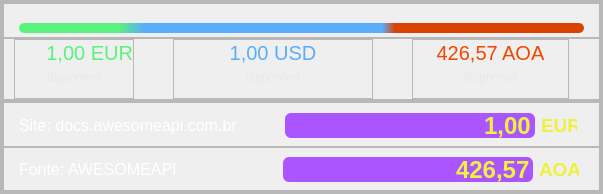
              <widget class="QFrame" name="frame_79">
               <property name="frameShape">
                <enum>QFrame::StyledPanel</enum>
               </property>
               <property name="frameShadow">
                <enum>QFrame::Raised</enum>
               </property>
               <layout class="QVBoxLayout" name="verticalLayout_104">
                <property name="spacing">
                 <number>0</number>
                </property>
                <property name="leftMargin">
                 <number>0</number>
                </property>
                <property name="topMargin">
                 <number>0</number>
                </property>
                <property name="rightMargin">
                 <number>0</number>
                </property>
                <property name="bottomMargin">
                 <number>0</number>
                </property>
                <item>
                 <widget class="QFrame" name="frame_61">
                  <property name="frameShape">
                   <enum>QFrame::StyledPanel</enum>
                  </property>
                  <property name="frameShadow">
                   <enum>QFrame::Raised</enum>
                  </property>
                  <layout class="QVBoxLayout" name="verticalLayout_105">
                   <property name="spacing">
                    <number>0</number>
                   </property>
                   <property name="leftMargin">
                    <number>0</number>
                   </property>
                   <property name="topMargin">
                    <number>0</number>
                   </property>
                   <property name="rightMargin">
                    <number>0</number>
                   </property>
                   <property name="bottomMargin">
                    <number>0</number>
                   </property>
                   <item>
                    <widget class="QFrame" name="frame_64">
                     <property name="frameShape">
                      <enum>QFrame::StyledPanel</enum>
                     </property>
                     <property name="frameShadow">
                      <enum>QFrame::Raised</enum>
                     </property>
                     <layout class="QVBoxLayout" name="verticalLayout_106">
                      <property name="spacing">
                       <number>0</number>
                      </property>
                      <property name="leftMargin">
                       <number>0</number>
                      </property>
                      <property name="topMargin">
                       <number>0</number>
                      </property>
                      <property name="rightMargin">
                       <number>0</number>
                      </property>
                      <property name="bottomMargin">
                       <number>0</number>
                      </property>
                      <item>
                       <widget class="QFrame" name="frame_80">
                        <property name="minimumSize">
                         <size>
                          <width>0</width>
                          <height>35</height>
                         </size>
                        </property>
                        <property name="maximumSize">
                         <size>
                          <width>16777215</width>
                          <height>35</height>
                         </size>
                        </property>
                        <property name="frameShape">
                         <enum>QFrame::StyledPanel</enum>
                        </property>
                        <property name="frameShadow">
                         <enum>QFrame::Raised</enum>
                        </property>
                        <layout class="QVBoxLayout" name="verticalLayout_107">
                         <property name="spacing">
                          <number>0</number>
                         </property>
                         <property name="leftMargin">
                          <number>15</number>
                         </property>
                         <property name="topMargin">
                          <number>15</number>
                         </property>
                         <property name="rightMargin">
                          <number>15</number>
                         </property>
                         <property name="bottomMargin">
                          <number>0</number>
                         </property>
                         <item>
                          <widget class="QProgressBar" name="progressBar_8">
                           <property name="maximumSize">
                            <size>
                             <width>16777215</width>
                             <height>10</height>
                            </size>
                           </property>
                           <property name="styleSheet">
                            <string notr="true">QProgressBar::chunk{
	background-color: qlineargradient(spread:pad, x1:0, y1:1, x2:1, y2:1, stop:0.176136 rgba(89, 242, 124, 255), stop:0.221591 rgba(90, 172, 252, 255), stop:0.642045 rgba(90, 173, 253, 255), stop:0.664773 rgba(218, 66, 0, 255));
border-radius:5px;}

QProgressBar{
border-radius:5px;
}</string>
                           </property>
                           <property name="value">
                            <number>100</number>
                           </property>
                           <property name="textVisible">
                            <bool>false</bool>
                           </property>
                           <property name="invertedAppearance">
                            <bool>true</bool>
                           </property>
                          </widget>
                         </item>
                        </layout>
                       </widget>
                      </item>
                      <item>
                       <widget class="QFrame" name="frame_81">
                        <property name="frameShape">
                         <enum>QFrame::StyledPanel</enum>
                        </property>
                        <property name="frameShadow">
                         <enum>QFrame::Raised</enum>
                        </property>
                        <layout class="QHBoxLayout" name="horizontalLayout_27">
                         <property name="spacing">
                          <number>0</number>
                         </property>
                         <property name="leftMargin">
                          <number>10</number>
                         </property>
                         <property name="topMargin">
                          <number>0</number>
                         </property>
                         <property name="rightMargin">
                          <number>30</number>
                         </property>
                         <property name="bottomMargin">
                          <number>0</number>
                         </property>
                         <item>
                          <widget class="QFrame" name="frame_82">
                           <property name="minimumSize">
                            <size>
                             <width>120</width>
                             <height>60</height>
                            </size>
                           </property>
                           <property name="maximumSize">
                            <size>
                             <width>120</width>
                             <height>60</height>
                            </size>
                           </property>
                           <property name="frameShape">
                            <enum>QFrame::StyledPanel</enum>
                           </property>
                           <property name="frameShadow">
                            <enum>QFrame::Raised</enum>
                           </property>
                           <layout class="QVBoxLayout" name="verticalLayout_108">
                            <property name="spacing">
                             <number>0</number>
                            </property>
                            <property name="leftMargin">
                             <number>0</number>
                            </property>
                            <property name="topMargin">
                             <number>0</number>
                            </property>
                            <property name="rightMargin">
                             <number>0</number>
                            </property>
                            <item>
                             <widget class="QLabel" name="label_125">
                              <property name="font">
                               <font>
                                <pointsize>15</pointsize>
                               </font>
                              </property>
                              <property name="styleSheet">
                               <string notr="true">color: rgb(89, 242, 124);</string>
                              </property>
                              <property name="text">
                               <string>1,00 EUR</string>
                              </property>
                              <property name="alignment">
                               <set>Qt::AlignRight|Qt::AlignTrailing|Qt::AlignVCenter</set>
                              </property>
                             </widget>
                            </item>
                            <item>
                             <widget class="QLabel" name="label_126">
                              <property name="styleSheet">
                               <string notr="true">color: rgb(232, 232, 232);</string>
                              </property>
                              <property name="text">
                               <string>disponivel</string>
                              </property>
                              <property name="alignment">
                               <set>Qt::AlignCenter</set>
                              </property>
                             </widget>
                            </item>
                           </layout>
                          </widget>
                         </item>
                         <item>
                          <spacer name="horizontalSpacer_36">
                           <property name="orientation">
                            <enum>Qt::Horizontal</enum>
                           </property>
                           <property name="sizeHint" stdset="0">
                            <size>
                             <width>6</width>
                             <height>20</height>
                            </size>
                           </property>
                          </spacer>
                         </item>
                         <item>
                          <widget class="QFrame" name="frame_135">
                           <property name="minimumSize">
                            <size>
                             <width>200</width>
                             <height>0</height>
                            </size>
                           </property>
                           <property name="maximumSize">
                            <size>
                             <width>200</width>
                             <height>16777215</height>
                            </size>
                           </property>
                           <property name="frameShape">
                            <enum>QFrame::StyledPanel</enum>
                           </property>
                           <property name="frameShadow">
                            <enum>QFrame::Raised</enum>
                           </property>
                           <layout class="QVBoxLayout" name="verticalLayout_109">
                            <property name="spacing">
                             <number>0</number>
                            </property>
                            <property name="leftMargin">
                             <number>0</number>
                            </property>
                            <property name="topMargin">
                             <number>0</number>
                            </property>
                            <property name="rightMargin">
                             <number>0</number>
                            </property>
                            <item>
                             <widget class="QLabel" name="label_127">
                              <property name="minimumSize">
                               <size>
                                <width>175</width>
                                <height>0</height>
                               </size>
                              </property>
                              <property name="font">
                               <font>
                                <pointsize>15</pointsize>
                               </font>
                              </property>
                              <property name="styleSheet">
                               <string notr="true">color: rgb(90, 173, 253);</string>
                              </property>
                              <property name="text">
                               <string>1,00 USD</string>
                              </property>
                              <property name="alignment">
                               <set>Qt::AlignCenter</set>
                              </property>
                             </widget>
                            </item>
                            <item>
                             <widget class="QLabel" name="label_128">
                              <property name="styleSheet">
                               <string notr="true">color: rgb(232, 232, 232);</string>
                              </property>
                              <property name="text">
                               <string>disponivel</string>
                              </property>
                              <property name="alignment">
                               <set>Qt::AlignCenter</set>
                              </property>
                             </widget>
                            </item>
                           </layout>
                          </widget>
                         </item>
                         <item>
                          <spacer name="horizontalSpacer_37">
                           <property name="orientation">
                            <enum>Qt::Horizontal</enum>
                           </property>
                           <property name="sizeHint" stdset="0">
                            <size>
                             <width>6</width>
                             <height>20</height>
                            </size>
                           </property>
                          </spacer>
                         </item>
                         <item>
                          <widget class="QFrame" name="frame_136">
                           <property name="minimumSize">
                            <size>
                             <width>157</width>
                             <height>0</height>
                            </size>
                           </property>
                           <property name="maximumSize">
                            <size>
                             <width>157</width>
                             <height>16777215</height>
                            </size>
                           </property>
                           <property name="frameShape">
                            <enum>QFrame::StyledPanel</enum>
                           </property>
                           <property name="frameShadow">
                            <enum>QFrame::Raised</enum>
                           </property>
                           <layout class="QVBoxLayout" name="verticalLayout_110">
                            <property name="spacing">
                             <number>0</number>
                            </property>
                            <property name="leftMargin">
                             <number>0</number>
                            </property>
                            <property name="topMargin">
                             <number>0</number>
                            </property>
                            <property name="rightMargin">
                             <number>0</number>
                            </property>
                            <item>
                             <widget class="QLabel" name="label_129">
                              <property name="font">
                               <font>
                                <pointsize>15</pointsize>
                               </font>
                              </property>
                              <property name="styleSheet">
                               <string notr="true">color: rgb(239, 73, 0);</string>
                              </property>
                              <property name="text">
                               <string>426,57 AOA</string>
                              </property>
                              <property name="alignment">
                               <set>Qt::AlignCenter</set>
                              </property>
                             </widget>
                            </item>
                            <item>
                             <widget class="QLabel" name="label_130">
                              <property name="styleSheet">
                               <string notr="true">color: rgb(232, 232, 232);</string>
                              </property>
                              <property name="text">
                               <string>disponivel</string>
                              </property>
                              <property name="alignment">
                               <set>Qt::AlignCenter</set>
                              </property>
                             </widget>
                            </item>
                           </layout>
                          </widget>
                         </item>
                        </layout>
                       </widget>
                      </item>
                     </layout>
                    </widget>
                   </item>
                   <item>
                    <widget class="QFrame" name="frame_137">
                     <property name="frameShape">
                      <enum>QFrame::StyledPanel</enum>
                     </property>
                     <property name="frameShadow">
                      <enum>QFrame::Raised</enum>
                     </property>
                     <layout class="QVBoxLayout" name="verticalLayout_111">
                      <property name="spacing">
                       <number>0</number>
                      </property>
                      <property name="leftMargin">
                       <number>0</number>
                      </property>
                      <property name="topMargin">
                       <number>0</number>
                      </property>
                      <property name="rightMargin">
                       <number>0</number>
                      </property>
                      <property name="bottomMargin">
                       <number>0</number>
                      </property>
                      <item>
                       <widget class="QFrame" name="frame_138">
                        <property name="frameShape">
                         <enum>QFrame::StyledPanel</enum>
                        </property>
                        <property name="frameShadow">
                         <enum>QFrame::Raised</enum>
                        </property>
                        <layout class="QHBoxLayout" name="horizontalLayout_50">
                         <property name="leftMargin">
                          <number>15</number>
                         </property>
                         <property name="topMargin">
                          <number>10</number>
                         </property>
                         <property name="rightMargin">
                          <number>22</number>
                         </property>
                         <property name="bottomMargin">
                          <number>8</number>
                         </property>
                         <item>
                          <widget class="QLabel" name="site_9">
                           <property name="font">
                            <font>
                             <pointsize>12</pointsize>
                            </font>
                           </property>
                           <property name="styleSheet">
                            <string notr="true">color: rgb(255, 255, 255);</string>
                           </property>
                           <property name="text">
                            <string>Site: docs.awesomeapi.com.br</string>
                           </property>
                           <property name="alignment">
                            <set>Qt::AlignLeading|Qt::AlignLeft|Qt::AlignVCenter</set>
                           </property>
                          </widget>
                         </item>
                         <item>
                          <spacer name="horizontalSpacer_16">
                           <property name="orientation">
                            <enum>Qt::Horizontal</enum>
                           </property>
                           <property name="sizeHint" stdset="0">
                            <size>
                             <width>40</width>
                             <height>20</height>
                            </size>
                           </property>
                          </spacer>
                         </item>
                         <item>
                          <widget class="QLineEdit" name="E_LEdit">
                           <property name="minimumSize">
                            <size>
                             <width>250</width>
                             <height>25</height>
                            </size>
                           </property>
                           <property name="maximumSize">
                            <size>
                             <width>250</width>
                             <height>25</height>
                            </size>
                           </property>
                           <property name="font">
                            <font>
                             <pointsize>18</pointsize>
                             <bold>true</bold>
                            </font>
                           </property>
                           <property name="styleSheet">
                            <string notr="true">QLineEdit{
	color: rgb(240, 240, 63);
	background-color: rgb(170, 85, 255);
	border-radius: 6px;
}
QLineEdit:hover{
border: 2px solid rgb(153, 76, 229);
}

QLineEdit:focus{
border: 2px solid rgb(90, 173, 253)
}</string>
                           </property>
                           <property name="text">
                            <string>1,00</string>
                           </property>
                           <property name="alignment">
                            <set>Qt::AlignRight|Qt::AlignTrailing|Qt::AlignVCenter</set>
                           </property>
                          </widget>
                         </item>
                         <item>
                          <widget class="QLabel" name="label_132">
                           <property name="minimumSize">
                            <size>
                             <width>36</width>
                             <height>20</height>
                            </size>
                           </property>
                           <property name="maximumSize">
                            <size>
                             <width>36</width>
                             <height>20</height>
                            </size>
                           </property>
                           <property name="font">
                            <font>
                             <pointsize>14</pointsize>
                             <bold>true</bold>
                            </font>
                           </property>
                           <property name="styleSheet">
                            <string notr="true">color: rgb(240, 240, 63);</string>
                           </property>
                           <property name="text">
                            <string>EUR</string>
                           </property>
                           <property name="alignment">
                            <set>Qt::AlignLeading|Qt::AlignLeft|Qt::AlignVCenter</set>
                           </property>
                          </widget>
                         </item>
                        </layout>
                       </widget>
                      </item>
                      <item>
                       <widget class="QFrame" name="frame_139">
                        <property name="frameShape">
                         <enum>QFrame::StyledPanel</enum>
                        </property>
                        <property name="frameShadow">
                         <enum>QFrame::Raised</enum>
                        </property>
                        <layout class="QHBoxLayout" name="horizontalLayout_51">
                         <property name="leftMargin">
                          <number>15</number>
                         </property>
                         <property name="rightMargin">
                          <number>20</number>
                         </property>
                         <property name="bottomMargin">
                          <number>8</number>
                         </property>
                         <item>
                          <widget class="QLabel" name="font_7">
                           <property name="font">
                            <font>
                             <pointsize>12</pointsize>
                            </font>
                           </property>
                           <property name="styleSheet">
                            <string notr="true">color: rgb(255, 255, 255);</string>
                           </property>
                           <property name="text">
                            <string>Fonte: AWESOMEAPI</string>
                           </property>
                           <property name="alignment">
                            <set>Qt::AlignLeading|Qt::AlignLeft|Qt::AlignVCenter</set>
                           </property>
                          </widget>
                         </item>
                         <item>
                          <spacer name="horizontalSpacer_17">
                           <property name="orientation">
                            <enum>Qt::Horizontal</enum>
                           </property>
                           <property name="sizeHint" stdset="0">
                            <size>
                             <width>100</width>
                             <height>20</height>
                            </size>
                           </property>
                          </spacer>
                         </item>
                         <item>
                          <widget class="QLineEdit" name="E_aoa_LEdit">
                           <property name="minimumSize">
                            <size>
                             <width>250</width>
                             <height>25</height>
                            </size>
                           </property>
                           <property name="maximumSize">
                            <size>
                             <width>250</width>
                             <height>25</height>
                            </size>
                           </property>
                           <property name="font">
                            <font>
                             <pointsize>18</pointsize>
                             <bold>true</bold>
                            </font>
                           </property>
                           <property name="styleSheet">
                            <string notr="true">QLineEdit{
	color: rgb(240, 240, 63);
	background-color: rgb(170, 85, 255);
	border-radius: 6px;
}
QLineEdit:hover{
border: 2px solid  rgb(153, 76, 229);
}

QLineEdit:focus{
border: 2px solid rgb(90, 173, 253);
}</string>
                           </property>
                           <property name="text">
                            <string>426,57</string>
                           </property>
                           <property name="alignment">
                            <set>Qt::AlignRight|Qt::AlignTrailing|Qt::AlignVCenter</set>
                           </property>
                          </widget>
                         </item>
                         <item>
                          <widget class="QLabel" name="label_134">
                           <property name="minimumSize">
                            <size>
                             <width>40</width>
                             <height>20</height>
                            </size>
                           </property>
                           <property name="maximumSize">
                            <size>
                             <width>40</width>
                             <height>20</height>
                            </size>
                           </property>
                           <property name="font">
                            <font>
                             <pointsize>14</pointsize>
                             <bold>true</bold>
                            </font>
                           </property>
                           <property name="styleSheet">
                            <string notr="true">color: rgb(240, 240, 63);</string>
                           </property>
                           <property name="text">
                            <string>AOA</string>
                           </property>
                           <property name="alignment">
                            <set>Qt::AlignLeading|Qt::AlignLeft|Qt::AlignVCenter</set>
                           </property>
                          </widget>
                         </item>
                        </layout>
                       </widget>
                      </item>
                     </layout>
                    </widget>
                   </item>
                  </layout>
                 </widget>
                </item>
               </layout>
              </widget>
